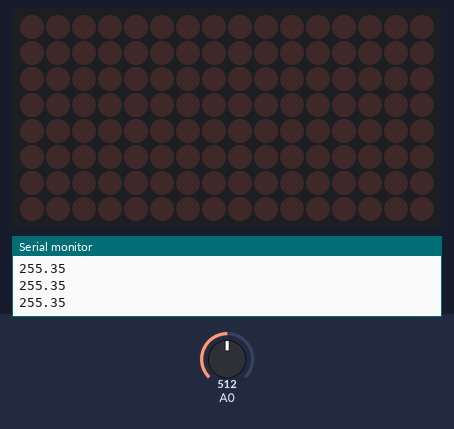
Bench run of a sketch on a simulated Arduino Uno, built with avr-gcc and run on an emulated ATmega328P. Shown: 16×8 LED matrix, the last lines printed to the serial monitor. The inputs (shaded band) are chosen by the test bench; at power-on: A0 = 512.

Above: at 1.2 s.
1.3 s: A0 set to 190
At 1.9 s:
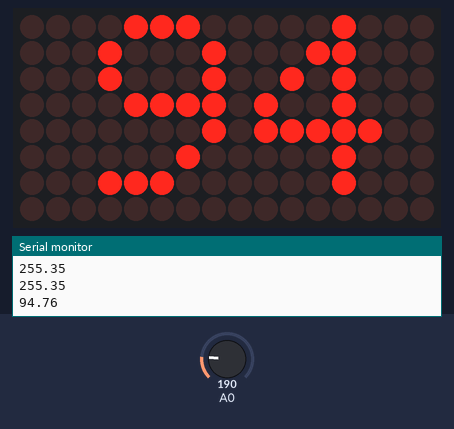
3.0 s: A0 set to 122
At 3.6 s:
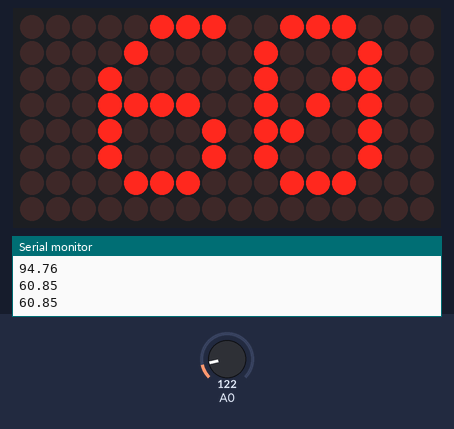
4.5 s: A0 set to 90
At 5.4 s:
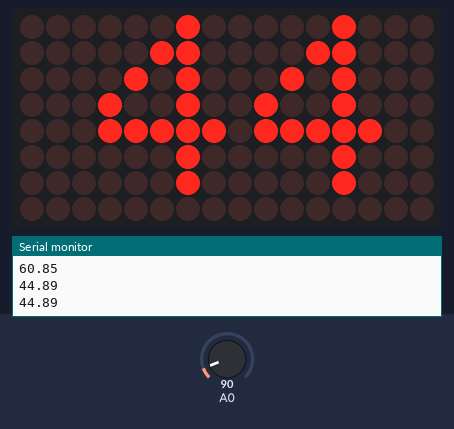
6.0 s: A0 set to 210
At 7.0 s:
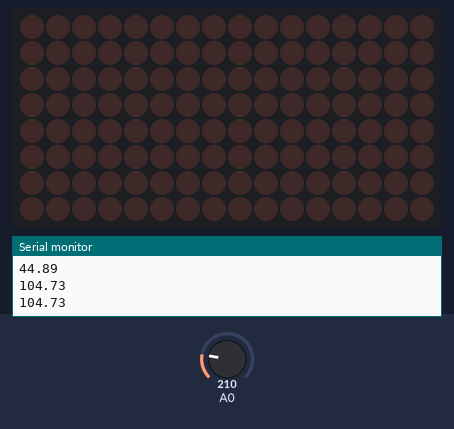
Timing chart, 0 to 8.5 s (numbered marks = the images above; inputs shaded):
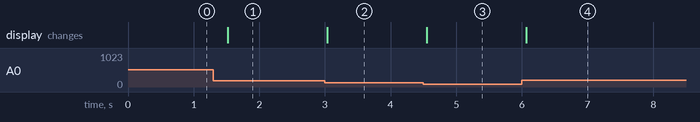

Measured:
- after the input at 1.3 s, the display: changes after 0.22 s (image 1)
- after the input at 3.0 s, the display: changes at once (image 2)
- after the input at 4.5 s, the display: changes after 0.05 s (image 3)
- after the input at 6.0 s, the display: changes after 0.06 s (image 4)

The sketch:

Depth_Sensor.ino
```cpp
/* install 2 libraries
      https://github.com/adafruit/Adafruit_LED_Backpack
      https://github.com/adafruit/Adafruit-GFX-Library
  place folders in: Documents > Arduino > libraries
*/


#include <Wire.h>
#include "Adafruit_LEDBackpack.h"
#include "Adafruit_GFX.h"

Adafruit_8x16matrix matrix = Adafruit_8x16matrix();

long startDistance = 12;
long distance = 0;

void setup() {
  Serial.begin (9600);


  Serial.println("16x8 LED Matrix Test");
  // changed from default address of 0x70 b/c soldered
  matrix.begin(0x70);  // pass in the address
  matrix.setRotation(1);


  //pinMode(ultrasonicPin, INPUT);
}

void loop() {
  Serial.println(analogRead(A0)/1023.0*5.0*1000/9.8);
  distance = int(analogRead(A0)/1023.0*5.0*1000/9.8);
  //setMatrix();
  printMatrix();
  delay(500);
}


//void setMatrix() {
//  if (digitalRead(buttonPin)) {
//    printMatrix();
//  }
//  else {
//    matrix.clear();
//    matrix.writeDisplay();
//  }
//}


void printMatrix() {
  matrix.setTextSize(0);
  matrix.setTextWrap(false);  // we dont want text to wrap so it scrolls nicely
  matrix.setTextColor(LED_ON);
  matrix.clear();
  matrix.setCursor(3,0);
  if(distance < 100) matrix.print(distance);
  matrix.writeDisplay();
}

void printDistance() {
  // print out distance
  if (distance >= 200 || distance <= 0){
    Serial.println("Out of range");
  }
  else {
    Serial.print(distance);
    Serial.println(" in");
  }
}
```
